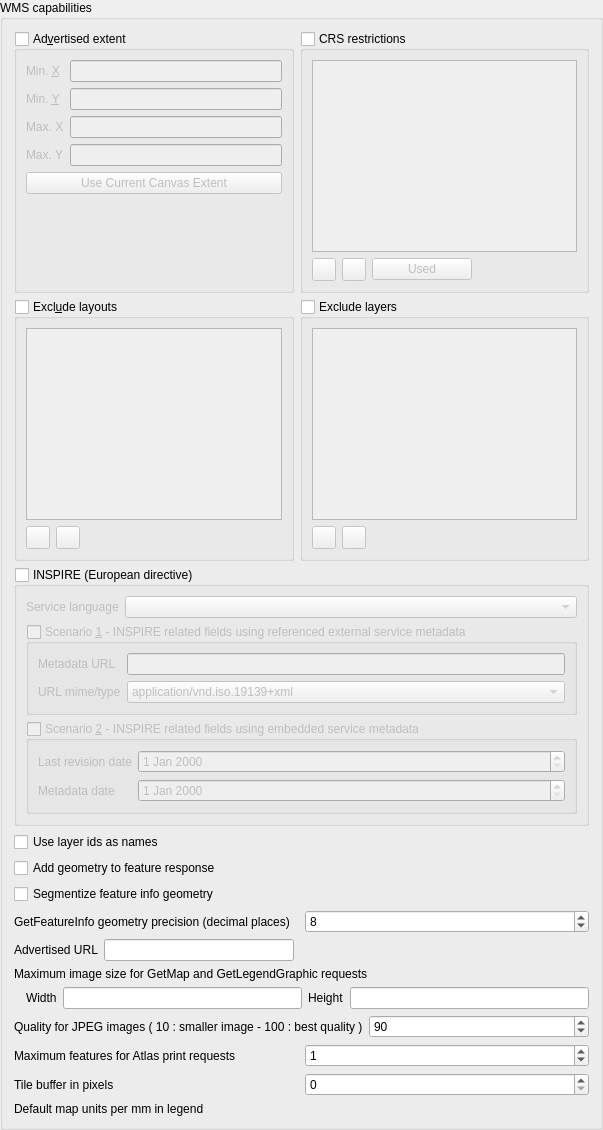
                <widget class="QgsCollapsibleGroupBox" name="grpWMSCapabilities">
                 <property name="title">
                  <string>WMS capabilities</string>
                 </property>
                 <property name="syncGroup" stdset="0">
                  <string notr="true">projowsserver</string>
                 </property>
                 <layout class="QGridLayout" name="gridLayout_13">
                  <item row="1" column="2">
                   <widget class="QgsCollapsibleGroupBox" name="mLayerRestrictionsGroupBox">
                    <property name="title">
                     <string>Exclude layers</string>
                    </property>
                    <property name="checkable">
                     <bool>true</bool>
                    </property>
                    <property name="checked">
                     <bool>false</bool>
                    </property>
                    <property name="collapsed" stdset="0">
                     <bool>false</bool>
                    </property>
                    <property name="saveCollapsedState" stdset="0">
                     <bool>true</bool>
                    </property>
                    <layout class="QGridLayout" name="gridLayout">
                     <item row="0" column="0" colspan="3">
                      <widget class="QListWidget" name="mLayerRestrictionsListWidget"/>
                     </item>
                     <item row="1" column="0">
                      <widget class="QToolButton" name="mAddLayerRestrictionButton">
                       <property name="toolTip">
                        <string>Add layer to exclude</string>
                       </property>
                       <property name="text">
                        <string/>
                       </property>
                       <property name="icon">
                        <iconset resource="../../images/images.qrc">
                         <normaloff>:/images/themes/default/symbologyAdd.svg</normaloff>:/images/themes/default/symbologyAdd.svg</iconset>
                       </property>
                      </widget>
                     </item>
                     <item row="1" column="1">
                      <widget class="QToolButton" name="mRemoveLayerRestrictionButton">
                       <property name="toolTip">
                        <string>Remove selected layer</string>
                       </property>
                       <property name="text">
                        <string/>
                       </property>
                       <property name="icon">
                        <iconset resource="../../images/images.qrc">
                         <normaloff>:/images/themes/default/symbologyRemove.svg</normaloff>:/images/themes/default/symbologyRemove.svg</iconset>
                       </property>
                      </widget>
                     </item>
                     <item row="1" column="2">
                      <spacer name="horizontalSpacer_3">
                       <property name="orientation">
                        <enum>Qt::Horizontal</enum>
                       </property>
                       <property name="sizeHint" stdset="0">
                        <size>
                         <width>0</width>
                         <height>20</height>
                        </size>
                       </property>
                      </spacer>
                     </item>
                    </layout>
                   </widget>
                  </item>
                  <item row="8" column="0" colspan="3">
                   <layout class="QGridLayout" name="gridLayout_3">
                    <item row="1" column="1">
                     <widget class="QLabel" name="mMaxWidthLabel">
                      <property name="text">
                       <string>Width</string>
                      </property>
                     </widget>
                    </item>
                    <item row="1" column="0">
                     <spacer name="horizontalSpacer_6">
                      <property name="orientation">
                       <enum>Qt::Horizontal</enum>
                      </property>
                      <property name="sizeType">
                       <enum>QSizePolicy::Fixed</enum>
                      </property>
                      <property name="sizeHint" stdset="0">
                       <size>
                        <width>6</width>
                        <height>20</height>
                       </size>
                      </property>
                     </spacer>
                    </item>
                    <item row="1" column="4">
                     <widget class="QLineEdit" name="mMaxHeightLineEdit"/>
                    </item>
                    <item row="1" column="2">
                     <widget class="QLineEdit" name="mMaxWidthLineEdit"/>
                    </item>
                    <item row="1" column="3">
                     <widget class="QLabel" name="mMaxHeightLabel">
                      <property name="text">
                       <string>Height</string>
                      </property>
                     </widget>
                    </item>
                    <item row="0" column="0" colspan="5">
                     <widget class="QLabel" name="label_21">
                      <property name="text">
                       <string>Maximum image size for GetMap and GetLegendGraphic requests</string>
                      </property>
                     </widget>
                    </item>
                   </layout>
                  </item>
                  <item row="0" column="2">
                   <widget class="QgsCollapsibleGroupBox" name="grpWMSList">
                    <property name="title">
                     <string>CRS restrictions</string>
                    </property>
                    <property name="checkable">
                     <bool>true</bool>
                    </property>
                    <property name="checked">
                     <bool>false</bool>
                    </property>
                    <property name="collapsed" stdset="0">
                     <bool>false</bool>
                    </property>
                    <property name="saveCollapsedState" stdset="0">
                     <bool>true</bool>
                    </property>
                    <layout class="QGridLayout" name="gridLayout_5">
                     <item row="1" column="1">
                      <widget class="QToolButton" name="pbnWMSRemoveSRS">
                       <property name="toolTip">
                        <string>Remove selected CRS</string>
                       </property>
                       <property name="icon">
                        <iconset resource="../../images/images.qrc">
                         <normaloff>:/images/themes/default/symbologyRemove.svg</normaloff>:/images/themes/default/symbologyRemove.svg</iconset>
                       </property>
                      </widget>
                     </item>
                     <item row="0" column="0" colspan="4">
                      <widget class="QListWidget" name="mWMSList"/>
                     </item>
                     <item row="1" column="2">
                      <widget class="QPushButton" name="pbnWMSSetUsedSRS">
                       <property name="toolTip">
                        <string>Fetch all CRS's from layers</string>
                       </property>
                       <property name="text">
                        <string>Used</string>
                       </property>
                      </widget>
                     </item>
                     <item row="1" column="0">
                      <widget class="QToolButton" name="pbnWMSAddSRS">
                       <property name="toolTip">
                        <string>Add new CRS</string>
                       </property>
                       <property name="icon">
                        <iconset resource="../../images/images.qrc">
                         <normaloff>:/images/themes/default/symbologyAdd.svg</normaloff>:/images/themes/default/symbologyAdd.svg</iconset>
                       </property>
                      </widget>
                     </item>
                    </layout>
                   </widget>
                  </item>
                  <item row="10" column="0" colspan="3">
                   <layout class="QHBoxLayout" name="horizontalLayout_17">
                    <item>
                     <widget class="QLabel" name="mWMSMaxAtlasFeaturesLabel">
                      <property name="text">
                       <string>Maximum features for Atlas print requests</string>
                      </property>
                     </widget>
                    </item>
                    <item>
                     <widget class="QgsSpinBox" name="mWMSMaxAtlasFeaturesSpinBox">
                      <property name="maximum">
                       <number>9999999</number>
                      </property>
                      <property name="value">
                       <number>1</number>
                      </property>
                     </widget>
                    </item>
                   </layout>
                  </item>
                  <item row="3" column="0">
                   <widget class="QCheckBox" name="mWmsUseLayerIDs">
                    <property name="text">
                     <string>Use layer ids as names</string>
                    </property>
                   </widget>
                  </item>
                  <item row="6" column="0" colspan="3">
                   <layout class="QHBoxLayout" name="grpWMSPrecision">
                    <item>
                     <widget class="QLabel" name="label_5">
                      <property name="text">
                       <string>GetFeatureInfo geometry precision (decimal places)</string>
                      </property>
                     </widget>
                    </item>
                    <item>
                     <widget class="QgsSpinBox" name="mWMSPrecisionSpinBox">
                      <property name="minimum">
                       <number>1</number>
                      </property>
                      <property name="maximum">
                       <number>17</number>
                      </property>
                      <property name="value">
                       <number>8</number>
                      </property>
                     </widget>
                    </item>
                   </layout>
                  </item>
                  <item row="12" column="0" colspan="3">
                   <layout class="QHBoxLayout" name="mWMSDefaultMapUnitsPerMmLayout">
                    <item>
                     <widget class="QLabel" name="mWMSDefaultMapUnitsPerMmLabel">
                      <property name="text">
                       <string>Default map units per mm in legend</string>
                      </property>
                     </widget>
                    </item>
                   </layout>
                  </item>
                  <item row="0" column="0" colspan="2">
                   <widget class="QgsCollapsibleGroupBox" name="grpWMSExt">
                    <property name="title">
                     <string>Ad&amp;vertised extent</string>
                    </property>
                    <property name="checkable">
                     <bool>true</bool>
                    </property>
                    <property name="checked">
                     <bool>false</bool>
                    </property>
                    <property name="collapsed" stdset="0">
                     <bool>false</bool>
                    </property>
                    <property name="saveCollapsedState" stdset="0">
                     <bool>true</bool>
                    </property>
                    <layout class="QGridLayout" name="gridLayout_4">
                     <item row="0" column="1">
                      <widget class="QLineEdit" name="mWMSExtMinX">
                       <property name="text">
                        <string/>
                       </property>
                      </widget>
                     </item>
                     <item row="1" column="0">
                      <widget class="QLabel" name="label_17">
                       <property name="text">
                        <string>Min. &amp;Y</string>
                       </property>
                       <property name="buddy">
                        <cstring>mWMSExtMinY</cstring>
                       </property>
                      </widget>
                     </item>
                     <item row="5" column="0" colspan="2">
                      <spacer name="verticalSpacer_3">
                       <property name="orientation">
                        <enum>Qt::Vertical</enum>
                       </property>
                       <property name="sizeHint" stdset="0">
                        <size>
                         <width>20</width>
                         <height>40</height>
                        </size>
                       </property>
                      </spacer>
                     </item>
                     <item row="0" column="0">
                      <widget class="QLabel" name="label_16">
                       <property name="text">
                        <string>Min. &amp;X</string>
                       </property>
                       <property name="buddy">
                        <cstring>mWMSExtMinX</cstring>
                       </property>
                      </widget>
                     </item>
                     <item row="1" column="1">
                      <widget class="QLineEdit" name="mWMSExtMinY">
                       <property name="text">
                        <string/>
                       </property>
                      </widget>
                     </item>
                     <item row="2" column="0">
                      <widget class="QLabel" name="label_18">
                       <property name="text">
                        <string>Max. X</string>
                       </property>
                       <property name="buddy">
                        <cstring>mWMSExtMaxX</cstring>
                       </property>
                      </widget>
                     </item>
                     <item row="4" column="0" colspan="2">
                      <widget class="QPushButton" name="pbnWMSExtCanvas">
                       <property name="text">
                        <string>Use Current Canvas Extent</string>
                       </property>
                      </widget>
                     </item>
                     <item row="3" column="0">
                      <widget class="QLabel" name="label_19">
                       <property name="text">
                        <string>Max. Y</string>
                       </property>
                       <property name="buddy">
                        <cstring>mWMSExtMaxY</cstring>
                       </property>
                      </widget>
                     </item>
                     <item row="3" column="1">
                      <widget class="QLineEdit" name="mWMSExtMaxY">
                       <property name="text">
                        <string/>
                       </property>
                      </widget>
                     </item>
                     <item row="2" column="1">
                      <widget class="QLineEdit" name="mWMSExtMaxX">
                       <property name="text">
                        <string/>
                       </property>
                      </widget>
                     </item>
                    </layout>
                   </widget>
                  </item>
                  <item row="4" column="0" colspan="2">
                   <widget class="QCheckBox" name="mAddWktGeometryCheckBox">
                    <property name="text">
                     <string>Add geometry to feature response</string>
                    </property>
                   </widget>
                  </item>
                  <item row="2" column="0" colspan="3">
                   <widget class="QgsCollapsibleGroupBox" name="mWMSInspire">
                    <property name="title">
                     <string>INSPIRE (European directive)</string>
                    </property>
                    <property name="checkable">
                     <bool>true</bool>
                    </property>
                    <property name="checked">
                     <bool>false</bool>
                    </property>
                    <layout class="QGridLayout" name="gridLayout_14">
                     <item row="0" column="1">
                      <widget class="QComboBox" name="mWMSInspireLanguage">
                       <property name="sizePolicy">
                        <sizepolicy hsizetype="Expanding" vsizetype="Fixed">
                         <horstretch>0</horstretch>
                         <verstretch>0</verstretch>
                        </sizepolicy>
                       </property>
                      </widget>
                     </item>
                     <item row="0" column="0">
                      <widget class="QLabel" name="label_7">
                       <property name="text">
                        <string>Service language</string>
                       </property>
                      </widget>
                     </item>
                     <item row="4" column="0" colspan="2">
                      <widget class="QGroupBox" name="mWMSInspireScenario2">
                       <property name="title">
                        <string>Scenario &amp;2 - INSPIRE related fields using embedded service metadata</string>
                       </property>
                       <property name="checkable">
                        <bool>true</bool>
                       </property>
                       <property name="checked">
                        <bool>false</bool>
                       </property>
                       <layout class="QGridLayout" name="gridLayout_17">
                        <item row="0" column="1">
                         <widget class="QDateEdit" name="mWMSInspireTemporalReference">
                          <property name="sizePolicy">
                           <sizepolicy hsizetype="Expanding" vsizetype="Fixed">
                            <horstretch>0</horstretch>
                            <verstretch>0</verstretch>
                           </sizepolicy>
                          </property>
                         </widget>
                        </item>
                        <item row="1" column="0">
                         <widget class="QLabel" name="label_23">
                          <property name="text">
                           <string>Metadata date</string>
                          </property>
                         </widget>
                        </item>
                        <item row="1" column="1">
                         <widget class="QDateEdit" name="mWMSInspireMetadataDate">
                          <property name="sizePolicy">
                           <sizepolicy hsizetype="Expanding" vsizetype="Fixed">
                            <horstretch>0</horstretch>
                            <verstretch>0</verstretch>
                           </sizepolicy>
                          </property>
                         </widget>
                        </item>
                        <item row="0" column="0">
                         <widget class="QLabel" name="label_22">
                          <property name="text">
                           <string>Last revision date</string>
                          </property>
                         </widget>
                        </item>
                       </layout>
                      </widget>
                     </item>
                     <item row="3" column="0" colspan="2">
                      <widget class="QGroupBox" name="mWMSInspireScenario1">
                       <property name="title">
                        <string>Scenario &amp;1 - INSPIRE related fields using referenced external service metadata</string>
                       </property>
                       <property name="checkable">
                        <bool>true</bool>
                       </property>
                       <property name="checked">
                        <bool>false</bool>
                       </property>
                       <layout class="QGridLayout" name="gridLayout_15">
                        <item row="0" column="1">
                         <widget class="QLineEdit" name="mWMSInspireMetadataUrl"/>
                        </item>
                        <item row="0" column="0">
                         <widget class="QLabel" name="label_8">
                          <property name="text">
                           <string>Metadata URL</string>
                          </property>
                         </widget>
                        </item>
                        <item row="1" column="1">
                         <widget class="QComboBox" name="mWMSInspireMetadataUrlType">
                          <item>
                           <property name="text">
                            <string>application/vnd.iso.19139+xml</string>
                           </property>
                          </item>
                          <item>
                           <property name="text">
                            <string>application/vnd.ogc.csw.GetRecordByIdResponse_xml</string>
                           </property>
                          </item>
                          <item>
                           <property name="text">
                            <string>application/vnd.ogc.csw_xml</string>
                           </property>
                          </item>
                         </widget>
                        </item>
                        <item row="1" column="0">
                         <widget class="QLabel" name="label_24">
                          <property name="text">
                           <string>URL mime/type</string>
                          </property>
                         </widget>
                        </item>
                       </layout>
                      </widget>
                     </item>
                    </layout>
                   </widget>
                  </item>
                  <item row="5" column="0" colspan="2">
                   <widget class="QCheckBox" name="mSegmentizeFeatureInfoGeometryCheckBox">
                    <property name="text">
                     <string>Segmentize feature info geometry</string>
                    </property>
                   </widget>
                  </item>
                  <item row="1" column="0" colspan="2">
                   <widget class="QgsCollapsibleGroupBox" name="mWMSPrintLayoutGroupBox">
                    <property name="title">
                     <string>Excl&amp;ude layouts</string>
                    </property>
                    <property name="checkable">
                     <bool>true</bool>
                    </property>
                    <property name="checked">
                     <bool>false</bool>
                    </property>
                    <property name="collapsed" stdset="0">
                     <bool>false</bool>
                    </property>
                    <property name="saveCollapsedState" stdset="0">
                     <bool>true</bool>
                    </property>
                    <layout class="QGridLayout" name="gridLayout_10">
                     <item row="0" column="0" colspan="3">
                      <widget class="QListWidget" name="mPrintLayoutListWidget"/>
                     </item>
                     <item row="1" column="0">
                      <widget class="QToolButton" name="mAddWMSPrintLayoutButton">
                       <property name="toolTip">
                        <string>Add layout to exclude</string>
                       </property>
                       <property name="text">
                        <string/>
                       </property>
                       <property name="icon">
                        <iconset resource="../../images/images.qrc">
                         <normaloff>:/images/themes/default/symbologyAdd.svg</normaloff>:/images/themes/default/symbologyAdd.svg</iconset>
                       </property>
                      </widget>
                     </item>
                     <item row="1" column="1">
                      <widget class="QToolButton" name="mRemoveWMSPrintLayoutButton">
                       <property name="toolTip">
                        <string>Remove selected layout</string>
                       </property>
                       <property name="text">
                        <string/>
                       </property>
                       <property name="icon">
                        <iconset resource="../../images/images.qrc">
                         <normaloff>:/images/themes/default/symbologyRemove.svg</normaloff>:/images/themes/default/symbologyRemove.svg</iconset>
                       </property>
                      </widget>
                     </item>
                     <item row="1" column="2">
                      <spacer name="horizontalSpacer_2">
                       <property name="orientation">
                        <enum>Qt::Horizontal</enum>
                       </property>
                       <property name="sizeHint" stdset="0">
                        <size>
                         <width>0</width>
                         <height>20</height>
                        </size>
                       </property>
                      </spacer>
                     </item>
                    </layout>
                   </widget>
                  </item>
                  <item row="7" column="0" colspan="2">
                   <layout class="QHBoxLayout" name="horizontalLayout_2">
                    <item>
                     <widget class="QLabel" name="mWMSUrlLabel">
                      <property name="text">
                       <string>Advertised URL</string>
                      </property>
                     </widget>
                    </item>
                    <item>
                     <widget class="QLineEdit" name="mWMSUrlLineEdit"/>
                    </item>
                   </layout>
                  </item>
                  <item row="9" column="0" colspan="3">
                   <layout class="QHBoxLayout" name="horizontalLayout_10">
                    <item>
                     <widget class="QLabel" name="mWMSImageQualityLabel">
                      <property name="text">
                       <string>Quality for JPEG images ( 10 : smaller image - 100 : best quality )</string>
                      </property>
                     </widget>
                    </item>
                    <item>
                     <widget class="QgsSpinBox" name="mWMSImageQualitySpinBox">
                      <property name="minimum">
                       <number>10</number>
                      </property>
                      <property name="maximum">
                       <number>100</number>
                      </property>
                      <property name="singleStep">
                       <number>5</number>
                      </property>
                      <property name="value">
                       <number>90</number>
                      </property>
                     </widget>
                    </item>
                   </layout>
                  </item>
                  <item row="11" column="0" colspan="3">
                   <layout class="QHBoxLayout" name="horizontalLayout_18">
                    <item>
                     <widget class="QLabel" name="label_33">
                      <property name="toolTip">
                       <string>When using tiles set this to the size of the larger symbols to avoid cut symbols at tile boundaries. This works by drawing features that are outside the tile extent.</string>
                      </property>
                      <property name="text">
                       <string>Tile buffer in pixels</string>
                      </property>
                     </widget>
                    </item>
                    <item>
                     <widget class="QgsSpinBox" name="mWMSTileBufferSpinBox"/>
                    </item>
                   </layout>
                  </item>
                 </layout>
                </widget>
